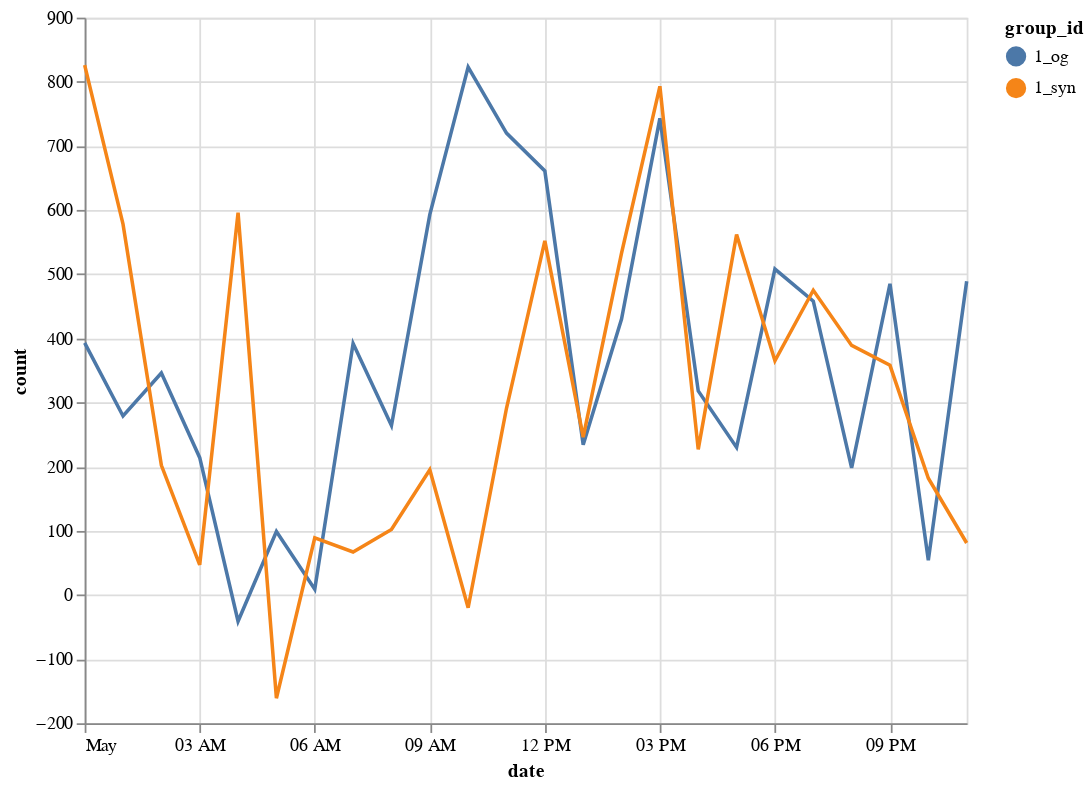

The code cell stored with this chart in its notebook:
### Code cell
df_vis = pd.concat([df[df.group_id.isin(["1_og"])], df_synthesized[df_synthesized.group_id.isin(["1_syn"])]], ignore_index=True)
plot_timeseries(df_vis)

### Figure 1 — Vega-Lite specification as saved in the notebook (floating-point values rounded to 4 significant figures)
{"config": {"view": {"continuousWidth": 400, "continuousHeight": 300}}, "layer": [{"mark": "line", "encoding": {"color": {"field": "group_id", "type": "nominal"}, "x": {"field": "date", "type": "temporal"}, "y": {"field": "count", "type": "quantitative"}}}, {"mark": {"type": "rule", "color": "#aaa"}, "encoding": {"x": {"field": "date", "type": "temporal"}}, "transform": [{"filter": {"selection": "selector007"}}]}, {"mark": "circle", "encoding": {"color": {"field": "group_id", "type": "nominal"}, "opacity": {"condition": {"value": 1, "selection": "selector007"}, "value": 0}, "x": {"field": "date", "type": "temporal"}, "y": {"field": "count", "type": "quantitative"}}, "selection": {"selector007": {"type": "single", "encodings": ["x"], "on": "mouseover", "nearest": true, "empty": "none"}}}, {"mark": {"type": "text", "align": "left", "dx": 5, "dy": -5, "stroke": "white", "strokeWidth": 2}, "encoding": {"color": {"field": "group_id", "type": "nominal"}, "text": {"field": "count", "type": "quantitative"}, "x": {"field": "date", "type": "temporal"}, "y": {"field": "count", "type": "quantitative"}}, "transform": [{"filter": {"selection": "selector007"}}]}, {"mark": {"type": "text", "align": "left", "dx": 5, "dy": -5}, "encoding": {"color": {"field": "group_id", "type": "nominal"}, "text": {"field": "count", "type": "quantitative"}, "x": {"field": "date", "type": "temporal"}, "y": {"field": "count", "type": "quantitative"}}, "transform": [{"filter": {"selection": "selector007"}}]}], "data": {"name": "data-1b871bb75e136b3b4e23b09e30836406"}, "height": 400, "width": 500, "$schema": "https://vega.github.io/schema/vega-lite/v4.17.0.json", "datasets": {"data-1b871bb75e136b3b4e23b09e30836406": [{"websiteName": "okaz.com.sa", "category": "arts&entertainment", "country": "saudi arabia", "state": "ar riyad", "city": "riyadh", "os": "iOS", "device": "mobile", "product": "vibe", "date": "2022-05-01T00:00:00", "count": 393, "group_id": "1_og"}, {"websiteName": "okaz.com.sa", "category": "arts&entertainment", "country": "saudi arabia", "state": "ar riyad", "city": "riyadh", "os": "iOS", "device": "mobile", "product": "vibe", "date": "2022-05-01T01:00:00", "count": 279, "group_id": "1_og"}, {"websiteName": "okaz.com.sa", "category": "arts&entertainment", "country": "saudi arabia", "state": "ar riyad", "city": "riyadh", "os": "iOS", "device": "mobile", "product": "vibe", "date": "2022-05-01T02:00:00", "count": 346, "group_id": "1_og"}, {"websiteName": "okaz.com.sa", "category": "arts&entertainment", "country": "saudi arabia", "state": "ar riyad", "city": "riyadh", "os": "iOS", "device": "mobile", "product": "vibe", "date": "2022-05-01T03:00:00", "count": 214, "group_id": "1_og"}, {"websiteName": "okaz.com.sa", "category": "arts&entertainment", "country": "saudi arabia", "state": "ar riyad", "city": "riyadh", "os": "iOS", "device": "mobile", "product": "vibe", "date": "2022-05-01T04:00:00", "count": -41, "group_id": "1_og"}, {"websiteName": "okaz.com.sa", "category": "arts&entertainment", "country": "saudi arabia", "state": "ar riyad", "city": "riyadh", "os": "iOS", "device": "mobile", "product": "vibe", "date": "2022-05-01T05:00:00", "count": 99, "group_id": "1_og"}, {"websiteName": "okaz.com.sa", "category": "arts&entertainment", "country": "saudi arabia", "state": "ar riyad", "city": "riyadh", "os": "iOS", "device": "mobile", "product": "vibe", "date": "2022-05-01T06:00:00", "count": 9, "group_id": "1_og"}, {"websiteName": "okaz.com.sa", "category": "arts&entertainment", "country": "saudi arabia", "state": "ar riyad", "city": "riyadh", "os": "iOS", "device": "mobile", "product": "vibe", "date": "2022-05-01T07:00:00", "count": 392, "group_id": "1_og"}, {"websiteName": "okaz.com.sa", "category": "arts&entertainment", "country": "saudi arabia", "state": "ar riyad", "city": "riyadh", "os": "iOS", "device": "mobile", "product": "vibe", "date": "2022-05-01T08:00:00", "count": 264, "group_id": "1_og"}, {"websiteName": "okaz.com.sa", "category": "arts&entertainment", "country": "saudi arabia", "state": "ar riyad", "city": "riyadh", "os": "iOS", "device": "mobile", "product": "vibe", "date": "2022-05-01T09:00:00", "count": 593, "group_id": "1_og"}, {"websiteName": "okaz.com.sa", "category": "arts&entertainment", "country": "saudi arabia", "state": "ar riyad", "city": "riyadh", "os": "iOS", "device": "mobile", "product": "vibe", "date": "2022-05-01T10:00:00", "count": 823, "group_id": "1_og"}, {"websiteName": "okaz.com.sa", "category": "arts&entertainment", "country": "saudi arabia", "state": "ar riyad", "city": "riyadh", "os": "iOS", "device": "mobile", "product": "vibe", "date": "2022-05-01T11:00:00", "count": 720, "group_id": "1_og"}, {"websiteName": "okaz.com.sa", "category": "arts&entertainment", "country": "saudi arabia", "state": "ar riyad", "city": "riyadh", "os": "iOS", "device": "mobile", "product": "vibe", "date": "2022-05-01T12:00:00", "count": 661, "group_id": "1_og"}, {"websiteName": "okaz.com.sa", "category": "arts&entertainment", "country": "saudi arabia", "state": "ar riyad", "city": "riyadh", "os": "iOS", "device": "mobile", "product": "vibe", "date": "2022-05-01T13:00:00", "count": 234, "group_id": "1_og"}, {"websiteName": "okaz.com.sa", "category": "arts&entertainment", "country": "saudi arabia", "state": "ar riyad", "city": "riyadh", "os": "iOS", "device": "mobile", "product": "vibe", "date": "2022-05-01T14:00:00", "count": 430, "group_id": "1_og"}, {"websiteName": "okaz.com.sa", "category": "arts&entertainment", "country": "saudi arabia", "state": "ar riyad", "city": "riyadh", "os": "iOS", "device": "mobile", "product": "vibe", "date": "2022-05-01T15:00:00", "count": 743, "group_id": "1_og"}, {"websiteName": "okaz.com.sa", "category": "arts&entertainment", "country": "saudi arabia", "state": "ar riyad", "city": "riyadh", "os": "iOS", "device": "mobile", "product": "vibe", "date": "2022-05-01T16:00:00", "count": 318, "group_id": "1_og"}, {"websiteName": "okaz.com.sa", "category": "arts&entertainment", "country": "saudi arabia", "state": "ar riyad", "city": "riyadh", "os": "iOS", "device": "mobile", "product": "vibe", "date": "2022-05-01T17:00:00", "count": 230, "group_id": "1_og"}, {"websiteName": "okaz.com.sa", "category": "arts&entertainment", "country": "saudi arabia", "state": "ar riyad", "city": "riyadh", "os": "iOS", "device": "mobile", "product": "vibe", "date": "2022-05-01T18:00:00", "count": 508, "group_id": "1_og"}, {"websiteName": "okaz.com.sa", "category": "arts&entertainment", "country": "saudi arabia", "state": "ar riyad", "city": "riyadh", "os": "iOS", "device": "mobile", "product": "vibe", "date": "2022-05-01T19:00:00", "count": 458, "group_id": "1_og"}, {"websiteName": "okaz.com.sa", "category": "arts&entertainment", "country": "saudi arabia", "state": "ar riyad", "city": "riyadh", "os": "iOS", "device": "mobile", "product": "vibe", "date": "2022-05-01T20:00:00", "count": 198, "group_id": "1_og"}, {"websiteName": "okaz.com.sa", "category": "arts&entertainment", "country": "saudi arabia", "state": "ar riyad", "city": "riyadh", "os": "iOS", "device": "mobile", "product": "vibe", "date": "2022-05-01T21:00:00", "count": 485, "group_id": "1_og"}, {"websiteName": "okaz.com.sa", "category": "arts&entertainment", "country": "saudi arabia", "state": "ar riyad", "city": "riyadh", "os": "iOS", "device": "mobile", "product": "vibe", "date": "2022-05-01T22:00:00", "count": 54, "group_id": "1_og"}, {"websiteName": "okaz.com.sa", "category": "arts&entertainment", "country": "saudi arabia", "state": "ar riyad", "city": "riyadh", "os": "iOS", "device": "mobile", "product": "vibe", "date": "2022-05-01T23:00:00", "count": 489, "group_id": "1_og"}, {"websiteName": "okaz.com.sa", "category": "arts&entertainment", "country": "saudi arabia", "state": "ar riyad", "city": "riyadh", "os": "iOS", "device": "mobile", "product": "vibe", "date": "2022-05-01T00:00:00", "count": 826, "group_id": "1_syn"}, {"websiteName": "okaz.com.sa", "category": "arts&entertainment", "country": "saudi arabia", "state": "ar riyad", "city": "riyadh", "os": "iOS", "device": "mobile", "product": "vibe", "date": "2022-05-01T01:00:00", "count": 578, "group_id": "1_syn"}, {"websiteName": "okaz.com.sa", "category": "arts&entertainment", "country": "saudi arabia", "state": "ar riyad", "city": "riyadh", "os": "iOS", "device": "mobile", "product": "vibe", "date": "2022-05-01T02:00:00", "count": 202, "group_id": "1_syn"}, {"websiteName": "okaz.com.sa", "category": "arts&entertainment", "country": "saudi arabia", "state": "ar riyad", "city": "riyadh", "os": "iOS", "device": "mobile", "product": "vibe", "date": "2022-05-01T03:00:00", "count": 47, "group_id": "1_syn"}, {"websiteName": "okaz.com.sa", "category": "arts&entertainment", "country": "saudi arabia", "state": "ar riyad", "city": "riyadh", "os": "iOS", "device": "mobile", "product": "vibe", "date": "2022-05-01T04:00:00", "count": 596, "group_id": "1_syn"}, {"websiteName": "okaz.com.sa", "category": "arts&entertainment", "country": "saudi arabia", "state": "ar riyad", "city": "riyadh", "os": "iOS", "device": "mobile", "product": "vibe", "date": "2022-05-01T05:00:00", "count": -161, "group_id": "1_syn"}, {"websiteName": "okaz.com.sa", "category": "arts&entertainment", "country": "saudi arabia", "state": "ar riyad", "city": "riyadh", "os": "iOS", "device": "mobile", "product": "vibe", "date": "2022-05-01T06:00:00", "count": 89, "group_id": "1_syn"}, {"websiteName": "okaz.com.sa", "category": "arts&entertainment", "country": "saudi arabia", "state": "ar riyad", "city": "riyadh", "os": "iOS", "device": "mobile", "product": "vibe", "date": "2022-05-01T07:00:00", "count": 67, "group_id": "1_syn"}, {"websiteName": "okaz.com.sa", "category": "arts&entertainment", "country": "saudi arabia", "state": "ar riyad", "city": "riyadh", "os": "iOS", "device": "mobile", "product": "vibe", "date": "2022-05-01T08:00:00", "count": 102, "group_id": "1_syn"}, {"websiteName": "okaz.com.sa", "category": "arts&entertainment", "country": "saudi arabia", "state": "ar riyad", "city": "riyadh", "os": "iOS", "device": "mobile", "product": "vibe", "date": "2022-05-01T09:00:00", "count": 195, "group_id": "1_syn"}, {"websiteName": "okaz.com.sa", "category": "arts&entertainment", "country": "saudi arabia", "state": "ar riyad", "city": "riyadh", "os": "iOS", "device": "mobile", "product": "vibe", "date": "2022-05-01T10:00:00", "count": -20, "group_id": "1_syn"}, {"websiteName": "okaz.com.sa", "category": "arts&entertainment", "country": "saudi arabia", "state": "ar riyad", "city": "riyadh", "os": "iOS", "device": "mobile", "product": "vibe", "date": "2022-05-01T11:00:00", "count": 291, "group_id": "1_syn"}, {"websiteName": "okaz.com.sa", "category": "arts&entertainment", "country": "saudi arabia", "state": "ar riyad", "city": "riyadh", "os": "iOS", "device": "mobile", "product": "vibe", "date": "2022-05-01T12:00:00", "count": 552, "group_id": "1_syn"}, {"websiteName": "okaz.com.sa", "category": "arts&entertainment", "country": "saudi arabia", "state": "ar riyad", "city": "riyadh", "os": "iOS", "device": "mobile", "product": "vibe", "date": "2022-05-01T13:00:00", "count": 246, "group_id": "1_syn"}, {"websiteName": "okaz.com.sa", "category": "arts&entertainment", "country": "saudi arabia", "state": "ar riyad", "city": "riyadh", "os": "iOS", "device": "mobile", "product": "vibe", "date": "2022-05-01T14:00:00", "count": 533, "group_id": "1_syn"}, {"websiteName": "okaz.com.sa", "category": "arts&entertainment", "country": "saudi arabia", "state": "ar riyad", "city": "riyadh", "os": "iOS", "device": "mobile", "product": "vibe", "date": "2022-05-01T15:00:00", "count": 793, "group_id": "1_syn"}, {"websiteName": "okaz.com.sa", "category": "arts&entertainment", "country": "saudi arabia", "state": "ar riyad", "city": "riyadh", "os": "iOS", "device": "mobile", "product": "vibe", "date": "2022-05-01T16:00:00", "count": 227, "group_id": "1_syn"}, {"websiteName": "okaz.com.sa", "category": "arts&entertainment", "country": "saudi arabia", "state": "ar riyad", "city": "riyadh", "os": "iOS", "device": "mobile", "product": "vibe", "date": "2022-05-01T17:00:00", "count": 562, "group_id": "1_syn"}, {"websiteName": "okaz.com.sa", "category": "arts&entertainment", "country": "saudi arabia", "state": "ar riyad", "city": "riyadh", "os": "iOS", "device": "mobile", "product": "vibe", "date": "2022-05-01T18:00:00", "count": 365, "group_id": "1_syn"}, {"websiteName": "okaz.com.sa", "category": "arts&entertainment", "country": "saudi arabia", "state": "ar riyad", "city": "riyadh", "os": "iOS", "device": "mobile", "product": "vibe", "date": "2022-05-01T19:00:00", "count": 475, "group_id": "1_syn"}, {"websiteName": "okaz.com.sa", "category": "arts&entertainment", "country": "saudi arabia", "state": "ar riyad", "city": "riyadh", "os": "iOS", "device": "mobile", "product": "vibe", "date": "2022-05-01T20:00:00", "count": 389, "group_id": "1_syn"}, {"websiteName": "okaz.com.sa", "category": "arts&entertainment", "country": "saudi arabia", "state": "ar riyad", "city": "riyadh", "os": "iOS", "device": "mobile", "product": "vibe", "date": "2022-05-01T21:00:00", "count": 358, "group_id": "1_syn"}, {"websiteName": "okaz.com.sa", "category": "arts&entertainment", "country": "saudi arabia", "state": "ar riyad", "city": "riyadh", "os": "iOS", "device": "mobile", "product": "vibe", "date": "2022-05-01T22:00:00", "count": 182, "group_id": "1_syn"}, {"websiteName": "okaz.com.sa", "category": "arts&entertainment", "country": "saudi arabia", "state": "ar riyad", "city": "riyadh", "os": "iOS", "device": "mobile", "product": "vibe", "date": "2022-05-01T23:00:00", "count": 81, "group_id": "1_syn"}]}}
